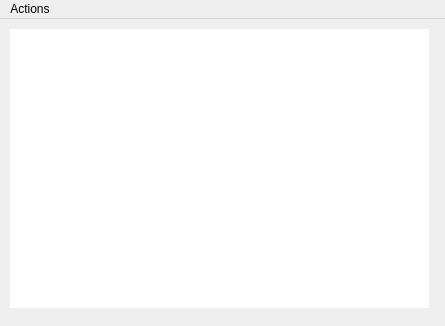
<?xml version="1.0" encoding="UTF-8"?>
<ui version="4.0">
 <class>MainWindow</class>
 <widget class="QMainWindow" name="MainWindow">
  <property name="windowModality">
   <enum>Qt::NonModal</enum>
  </property>
  <property name="geometry">
   <rect>
    <x>0</x>
    <y>0</y>
    <width>445</width>
    <height>326</height>
   </rect>
  </property>
  <property name="sizePolicy">
   <sizepolicy hsizetype="Preferred" vsizetype="Preferred">
    <horstretch>0</horstretch>
    <verstretch>0</verstretch>
   </sizepolicy>
  </property>
  <property name="windowTitle">
   <string>QDesktop</string>
  </property>
  <property name="windowIcon">
   <iconset>
    <normaloff>:/usr/share/qresources/resources/plugin-scale.svg</normaloff>:/usr/share/qresources/resources/plugin-scale.svg</iconset>
  </property>
  <property name="autoFillBackground">
   <bool>false</bool>
  </property>
  <property name="dockNestingEnabled">
   <bool>false</bool>
  </property>
  <widget class="QWidget" name="centralwidget">
   <widget class="QListView" name="DesktopView">
    <property name="geometry">
     <rect>
      <x>10</x>
      <y>10</y>
      <width>419</width>
      <height>279</height>
     </rect>
    </property>
    <property name="styleSheet">
     <string notr="true">color: rgb(179, 179, 179);</string>
    </property>
    <property name="frameShape">
     <enum>QFrame::NoFrame</enum>
    </property>
    <property name="selectionMode">
     <enum>QAbstractItemView::ExtendedSelection</enum>
    </property>
   </widget>
  </widget>
  <widget class="QMenuBar" name="menubar">
   <property name="geometry">
    <rect>
     <x>0</x>
     <y>0</y>
     <width>445</width>
     <height>20</height>
    </rect>
   </property>
   <widget class="QMenu" name="menuActions">
    <property name="title">
     <string>Actions</string>
    </property>
    <widget class="QMenu" name="menuNew">
     <property name="title">
      <string>New</string>
     </property>
     <property name="icon">
      <iconset resource="../qresources/libqresources.qrc">
       <normaloff>:/share/qresources/resources/add.svg</normaloff>:/share/qresources/resources/add.svg</iconset>
     </property>
     <addaction name="actionFile"/>
     <addaction name="actionFolder"/>
    </widget>
    <widget class="QMenu" name="menuArchvie">
     <property name="title">
      <string>Archvie</string>
     </property>
     <property name="icon">
      <iconset resource="../qresources/libqresources.qrc">
       <normaloff>:/share/qresources/resources/application-x-compress.svg</normaloff>:/share/qresources/resources/application-x-compress.svg</iconset>
     </property>
     <addaction name="actionDecompress"/>
     <addaction name="actionCompressGzip"/>
     <addaction name="actionCompressBzip2"/>
    </widget>
    <widget class="QMenu" name="menuSelection">
     <property name="title">
      <string>Selection</string>
     </property>
     <property name="icon">
      <iconset resource="../qresources/libqresources.qrc">
       <normaloff>:/share/qresources/resources/gtk-edit.svg</normaloff>:/share/qresources/resources/gtk-edit.svg</iconset>
     </property>
     <addaction name="actionExecute"/>
     <addaction name="actionOpen"/>
     <addaction name="actionOpenWith"/>
     <addaction name="separator"/>
     <addaction name="actionCut"/>
     <addaction name="actionCopy"/>
     <addaction name="actionPaste"/>
     <addaction name="actionRename"/>
     <addaction name="actionDelete"/>
     <addaction name="actionProperties"/>
    </widget>
    <widget class="QMenu" name="menuApplications">
     <property name="title">
      <string>Applications</string>
     </property>
     <property name="icon">
      <iconset resource="../qresources/libqresources.qrc">
       <normaloff>:/share/qresources/resources/system-run.svg</normaloff>:/share/qresources/resources/system-run.svg</iconset>
     </property>
    </widget>
    <addaction name="actionTerminal"/>
    <addaction name="actionFileManager"/>
    <addaction name="actionWebBrowser"/>
    <addaction name="separator"/>
    <addaction name="menuApplications"/>
    <addaction name="separator"/>
    <addaction name="menuSelection"/>
    <addaction name="menuNew"/>
    <addaction name="menuArchvie"/>
    <addaction name="separator"/>
    <addaction name="actionPreferences"/>
    <addaction name="separator"/>
    <addaction name="actionSuspend"/>
    <addaction name="actionShutdown"/>
    <addaction name="actionReboot"/>
    <addaction name="actionLogout"/>
   </widget>
   <addaction name="menuActions"/>
  </widget>
  <action name="actionOpen">
   <property name="icon">
    <iconset resource="../qresources/libqresources.qrc">
     <normaloff>:/share/qresources/resources/fileopen.svg</normaloff>:/share/qresources/resources/fileopen.svg</iconset>
   </property>
   <property name="text">
    <string>Open</string>
   </property>
  </action>
  <action name="actionCut">
   <property name="enabled">
    <bool>false</bool>
   </property>
   <property name="icon">
    <iconset resource="../qresources/libqresources.qrc">
     <normaloff>:/share/qresources/resources/editcut.svg</normaloff>:/share/qresources/resources/editcut.svg</iconset>
   </property>
   <property name="text">
    <string>Cut</string>
   </property>
  </action>
  <action name="actionCopy">
   <property name="enabled">
    <bool>false</bool>
   </property>
   <property name="icon">
    <iconset resource="../qresources/libqresources.qrc">
     <normaloff>:/share/qresources/resources/edit-copy.svg</normaloff>:/share/qresources/resources/edit-copy.svg</iconset>
   </property>
   <property name="text">
    <string>Copy</string>
   </property>
  </action>
  <action name="actionPaste">
   <property name="enabled">
    <bool>false</bool>
   </property>
   <property name="icon">
    <iconset resource="../qresources/libqresources.qrc">
     <normaloff>:/share/qresources/resources/gtk-paste.svg</normaloff>:/share/qresources/resources/gtk-paste.svg</iconset>
   </property>
   <property name="text">
    <string>Paste</string>
   </property>
  </action>
  <action name="actionRename">
   <property name="enabled">
    <bool>false</bool>
   </property>
   <property name="icon">
    <iconset resource="../qresources/libqresources.qrc">
     <normaloff>:/share/qresources/resources/edit-rename.svg</normaloff>:/share/qresources/resources/edit-rename.svg</iconset>
   </property>
   <property name="text">
    <string>Rename</string>
   </property>
  </action>
  <action name="actionDelete">
   <property name="enabled">
    <bool>false</bool>
   </property>
   <property name="icon">
    <iconset resource="../qresources/libqresources.qrc">
     <normaloff>:/share/qresources/resources/editdelete.svg</normaloff>:/share/qresources/resources/editdelete.svg</iconset>
   </property>
   <property name="text">
    <string>Delete</string>
   </property>
  </action>
  <action name="actionProperties">
   <property name="enabled">
    <bool>false</bool>
   </property>
   <property name="icon">
    <iconset resource="../qresources/libqresources.qrc">
     <normaloff>:/share/qresources/resources/stock_properties.svg</normaloff>:/share/qresources/resources/stock_properties.svg</iconset>
   </property>
   <property name="text">
    <string>Properties</string>
   </property>
  </action>
  <action name="actionFile">
   <property name="icon">
    <iconset resource="../qresources/libqresources.qrc">
     <normaloff>:/share/qresources/resources/filenew.svg</normaloff>:/share/qresources/resources/filenew.svg</iconset>
   </property>
   <property name="text">
    <string>File</string>
   </property>
  </action>
  <action name="actionFolder">
   <property name="icon">
    <iconset resource="../qresources/libqresources.qrc">
     <normaloff>:/share/qresources/resources/folder_new.svg</normaloff>:/share/qresources/resources/folder_new.svg</iconset>
   </property>
   <property name="text">
    <string>Folder</string>
   </property>
  </action>
  <action name="actionDecompress">
   <property name="enabled">
    <bool>false</bool>
   </property>
   <property name="icon">
    <iconset resource="../qresources/libqresources.qrc">
     <normaloff>:/share/qresources/resources/application-x-compress.svg</normaloff>:/share/qresources/resources/application-x-compress.svg</iconset>
   </property>
   <property name="text">
    <string>Decompress</string>
   </property>
  </action>
  <action name="actionCompressGzip">
   <property name="enabled">
    <bool>false</bool>
   </property>
   <property name="icon">
    <iconset resource="../qresources/libqresources.qrc">
     <normaloff>:/share/qresources/resources/application-x-gzip.svg</normaloff>:/share/qresources/resources/application-x-gzip.svg</iconset>
   </property>
   <property name="text">
    <string>Compress (gzip)</string>
   </property>
  </action>
  <action name="actionCompressBzip2">
   <property name="enabled">
    <bool>false</bool>
   </property>
   <property name="icon">
    <iconset resource="../qresources/libqresources.qrc">
     <normaloff>:/share/qresources/resources/application-x-bzip.svg</normaloff>:/share/qresources/resources/application-x-bzip.svg</iconset>
   </property>
   <property name="text">
    <string>Compress (bzip2)</string>
   </property>
  </action>
  <action name="actionPreferences">
   <property name="icon">
    <iconset resource="../qresources/libqresources.qrc">
     <normaloff>:/share/qresources/resources/redhat-tools.svg</normaloff>:/share/qresources/resources/redhat-tools.svg</iconset>
   </property>
   <property name="text">
    <string>Preferences</string>
   </property>
  </action>
  <action name="actionLogout">
   <property name="icon">
    <iconset resource="../qresources/libqresources.qrc">
     <normaloff>:/share/qresources/resources/xfsm-logout.svg</normaloff>:/share/qresources/resources/xfsm-logout.svg</iconset>
   </property>
   <property name="text">
    <string>Logout</string>
   </property>
  </action>
  <action name="actionShutdown">
   <property name="icon">
    <iconset resource="../qresources/libqresources.qrc">
     <normaloff>:/share/qresources/resources/exit.svg</normaloff>:/share/qresources/resources/exit.svg</iconset>
   </property>
   <property name="text">
    <string>Shutdown</string>
   </property>
  </action>
  <action name="actionReboot">
   <property name="icon">
    <iconset resource="../qresources/libqresources.qrc">
     <normaloff>:/share/qresources/resources/system-reboot.svg</normaloff>:/share/qresources/resources/system-reboot.svg</iconset>
   </property>
   <property name="text">
    <string>Reboot</string>
   </property>
  </action>
  <action name="actionFileManager">
   <property name="icon">
    <iconset resource="../qresources/libqresources.qrc">
     <normaloff>:/share/qresources/resources/file-manager.svg</normaloff>:/share/qresources/resources/file-manager.svg</iconset>
   </property>
   <property name="text">
    <string>File Manager</string>
   </property>
  </action>
  <action name="actionWebBrowser">
   <property name="icon">
    <iconset resource="../qresources/libqresources.qrc">
     <normaloff>:/share/qresources/resources/web-browser.svg</normaloff>:/share/qresources/resources/web-browser.svg</iconset>
   </property>
   <property name="text">
    <string>Web Browser</string>
   </property>
  </action>
  <action name="actionTerminal">
   <property name="icon">
    <iconset resource="../qresources/libqresources.qrc">
     <normaloff>:/share/qresources/resources/utilities-terminal.svg</normaloff>:/share/qresources/resources/utilities-terminal.svg</iconset>
   </property>
   <property name="text">
    <string>Terminal</string>
   </property>
  </action>
  <action name="actionSuspend">
   <property name="icon">
    <iconset resource="../qresources/libqresources.qrc">
     <normaloff>:/share/qresources/resources/object-hidden.svg</normaloff>:/share/qresources/resources/object-hidden.svg</iconset>
   </property>
   <property name="text">
    <string>Suspend</string>
   </property>
  </action>
  <action name="actionOpenWith">
   <property name="icon">
    <iconset resource="../qresources/libqresources.qrc">
     <normaloff>:/share/qresources/resources/file-manager.svg</normaloff>:/share/qresources/resources/file-manager.svg</iconset>
   </property>
   <property name="text">
    <string>Open with</string>
   </property>
  </action>
  <action name="actionExecute">
   <property name="icon">
    <iconset resource="../qresources/libqresources.qrc">
     <normaloff>:/share/qresources/resources/system-run.svg</normaloff>:/share/qresources/resources/system-run.svg</iconset>
   </property>
   <property name="text">
    <string>Execute</string>
   </property>
  </action>
 </widget>
 <resources>
  <include location="../qresources/libqresources.qrc"/>
 </resources>
 <connections/>
</ui>
